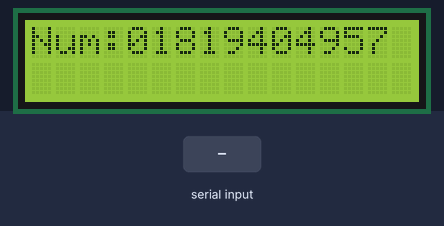
Bench run of a sketch on a simulated Arduino Uno, built with avr-gcc and run on an emulated ATmega328P. On the bench: 16×2 character LCD. Inputs (shaded band) come from the test bench. What the sketch prints to the serial monitor is not drawn.

Above: at 1.2 s.
1.3 s: "h" received over the second serial link
At 2.4 s:
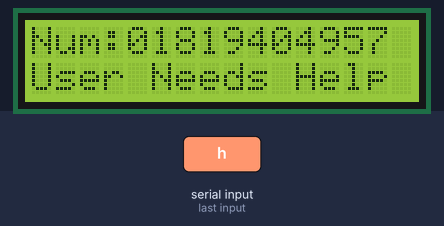
2.8 s: "i" received over the second serial link
At 3.6 s:
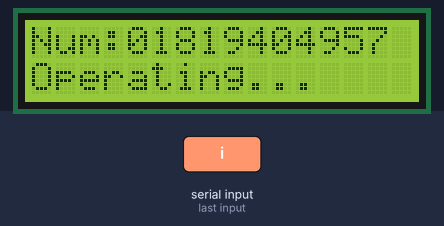
4.3 s: "s" received over the second serial link
5.8 s: "1" received over the second serial link
At 6.3 s:
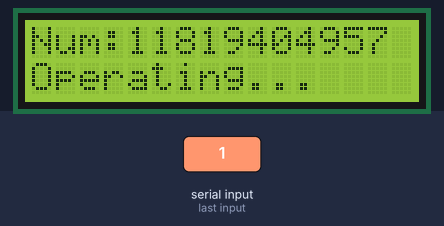
Timing chart, 0 to 8.3 s (numbered marks = the images above; inputs shaded):
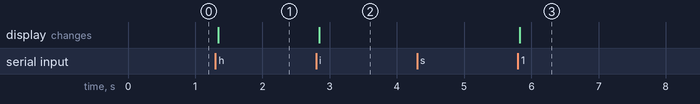

Measured:
- after the input at 1.3 s, the display: changes after 0.05 s (image 1)
- after the input at 2.8 s, the display: changes after 0.05 s (image 2)
- after the input at 4.3 s, every drawn part: stays the same
- after the input at 5.8 s, the display: changes at once (image 3)

The sketch:

top.ino
```cpp
#include <LiquidCrystal_I2C.h>
#include<SoftwareSerial.h>
#include<EEPROM.h>
LiquidCrystal_I2C lcd(0x3F,16,2);  // set the LCD address to 0x3F for a 16 chars and 2 line display
String num = "01819404957"; //Initialized variable to store receive
String tempnum;
String state;
String printline="";
const int numberStartAddress=0;
SoftwareSerial dSerial(11, 12);
void set_num()
{
    for (int offset = 0; offset < 11; offset++) {
      EEPROM.write(numberStartAddress + offset, num[offset]);
    }
}
void read_num()
{
    num = "";
    for (int offset = 0; offset < 11; offset++) {
      num += (char)EEPROM.read(numberStartAddress + offset);
    }
}

void setup() {
  lcd.begin();
  lcd.clear();
  lcd.backlight();      // Make sure backlight is on
  // Print a message on both lines of the LCD.
  Serial.begin(9600);
  dSerial.begin(19200);

}

void loop() {

  for(int i=0;i<dSerial.available();i++)
  {
    char x =  dSerial.read();
    Serial.println(x);
    if(x == 's')
    {
      state = "s";
      num="";
    }
    else if( x == 'x')
    {
      state = "x";
     Serial.println(num);
      set_num();
    }
    else if(x == 'h')
    {
      state = "h";
      printline="User Needs Help";
    }
    else if( x == 'i')
    {
      state = "i";
      printline = "Operating...   ";
    }
    if(x!='s' && state == "s")
    {
      if(x>='0' && x<= '9')
      {
        num += x;
      }

    }
  }
  lcd.setCursor(0,0);   //Set cursor to character 2 on line 0
  lcd.print("Num:");
  lcd.setCursor(4, 0);
  lcd.print(num);
  lcd.setCursor(0,1);   //Move cursor to character 2 on line 1
  lcd.print(printline);
}
```
